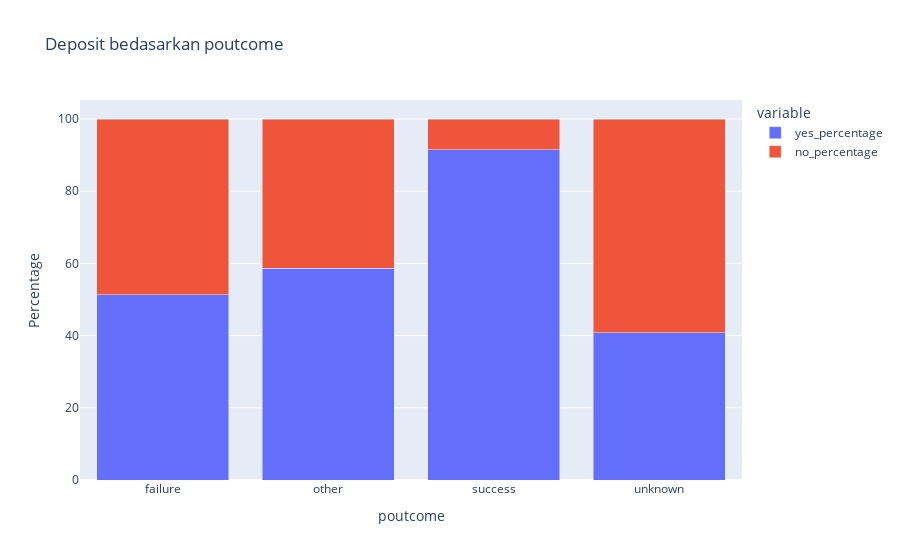

The notebook cell saved with this chart:
### Code cell
# Mengelompokkan data bedasarkan poutcome dan deposit
grouped_data = df.groupby(['poutcome', 'deposit'])['deposit'].count().unstack()

# Menghitung persentase deposit 
grouped_data['total'] = grouped_data.sum(axis=1)
grouped_data['yes_percentage'] = grouped_data['yes'] / grouped_data['total'] * 100
grouped_data['no_percentage'] = grouped_data['no'] / grouped_data['total'] * 100

# Reset index
grouped_data = grouped_data.reset_index()

# Membuat stacked bar plot
fig = px.bar(grouped_data, x='poutcome', y=['yes_percentage', 'no_percentage'],
             title='Deposit bedasarkan poutcome', barmode='stack')

# Set y-axis label
fig.update_yaxes(title_text='Percentage')


fig.show()

### Figure 1 — Plotly figure (JSON) as saved in the notebook; plotly's stock layout.template omitted (floating-point values rounded to 4 significant figures)
{"data": [{"alignmentgroup": "True", "hovertemplate": "variable=yes_percentage<br>poutcome=%{x}<br>value=%{y}<extra></extra>", "legendgroup": "yes_percentage", "marker": {"color": "#636efa", "pattern": {"shape": ""}}, "name": "yes_percentage", "offsetgroup": "yes_percentage", "orientation": "v", "showlegend": true, "textposition": "auto", "type": "bar", "x": ["failure", "other", "success", "unknown"], "xaxis": "x", "y": [51.3, 58.7, 91.46, 40.81], "yaxis": "y"}, {"alignmentgroup": "True", "hovertemplate": "variable=no_percentage<br>poutcome=%{x}<br>value=%{y}<extra></extra>", "legendgroup": "no_percentage", "marker": {"color": "#EF553B", "pattern": {"shape": ""}}, "name": "no_percentage", "offsetgroup": "no_percentage", "orientation": "v", "showlegend": true, "textposition": "auto", "type": "bar", "x": ["failure", "other", "success", "unknown"], "xaxis": "x", "y": [48.7, 41.3, 8.541, 59.19], "yaxis": "y"}], "layout": {"barmode": "stack", "legend": {"title": {"text": "variable"}, "tracegroupgap": 0}, "title": {"text": "Deposit bedasarkan poutcome"}, "xaxis": {"anchor": "y", "domain": [0, 1], "title": {"text": "poutcome"}}, "yaxis": {"anchor": "x", "domain": [0, 1], "title": {"text": "Percentage"}}}}
